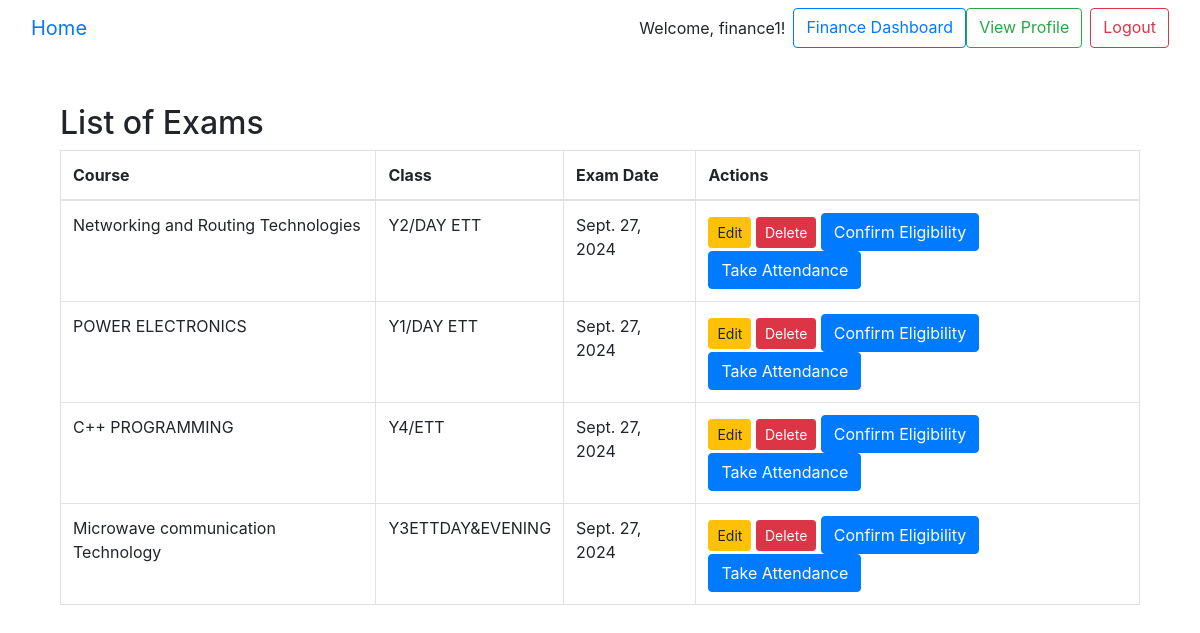
Page /exams/list/ (signed in) on the committed database.
### core/models.py (models this page shows, shortened)
class CustomUser(AbstractUser):
    ROLE_CHOICES = [
        ('admin', 'Admin'),
        ('hod', 'Head of Department'),
        ('lecturer', 'Lecturer'),
        ('finance', 'Finance Employee'),
        ('security', 'Security Employee'),
    ]
    is_hod = models.BooleanField(default=False)
    is_finance_employee = models.BooleanField(default=False)
    is_security_employee = models.BooleanField(default=False)
    is_lecturer = models.BooleanField(default=False)
    role = models.CharField(max_length=20, choices=ROLE_CHOICES)
    photo = models.ImageField(upload_to='user_photos/', blank=True, null=True)

### exams/models.py (models this page shows, shortened)
class Exam(models.Model):
    course = models.ForeignKey(Course, on_delete=models.CASCADE, related_name='exams')
    assigned_class = models.ForeignKey(Class, on_delete=models.CASCADE, related_name='exams')
    date = models.DateField(default=timezone.now)
    start_time = models.TimeField()
    end_time = models.TimeField()
    created_by = models.ForeignKey(CustomUser, on_delete=models.SET_NULL, null=True, related_name='exams_created')
    is_active = models.BooleanField(default=True)  # Flag to indicate if the exam is still active

### courses/models.py (models this page shows, shortened)
class Course(models.Model):
    code = models.CharField(max_length=10, unique=True, default='DEFAULT123')
    name = models.CharField(max_length=255)
    description = models.TextField()
    lecturer = models.ForeignKey(CustomUser, on_delete=models.SET_NULL, null=True, limit_choices_to={'role': 'lecturer'})
    assigned_class = models.ForeignKey(Class, on_delete=models.CASCADE, related_name='courses', null=True)
    created_by = models.ForeignKey(CustomUser, on_delete=models.SET_NULL, null=True, related_name='courses_created')
    created_at = models.DateTimeField(auto_now_add=True)

### classes/models.py (models this page shows, shortened)
class Class(models.Model):
    name = models.CharField(max_length=100, unique=True)
    academic_year = models.ForeignKey(AcademicYear, on_delete=models.CASCADE, related_name='classes')
    lecturers = models.ManyToManyField(User, limit_choices_to={'role': 'lecturer'}, related_name='classes')
    created_at = models.DateTimeField(auto_now_add=True)
    created_by = models.ForeignKey(User, on_delete=models.CASCADE, related_name='created_classes')

### exams/views.py (the view)
# urls.py: path('list/', views.list_exams, name='list_exams'),
@login_required
def list_exams(request):
    if request.user.role == 'hod' or request.user.role == 'finance':
        exams = Exam.objects.all()
        return render(request, 'exams/list_exams.html', {'exams': exams})
    else:
        raise PermissionDenied

### exams/templates/exams/list_exams.html (shortened to what this page needs)
{% extends 'base.html' %}
{% block content %}
<div class="container mt-5">
    <h2>List of Exams</h2>
    {% if exams %}
        <table class="table table-bordered">
            <thead>
                <tr>
                    <th>Course</th>
                    <th>Class</th>
                    <th>Exam Date</th>
                    <th>Actions</th>
                </tr>
            </thead>
            <tbody>
                {% for exam in exams %}
                <tr>
                    <td>{{ exam.course.name }}</td>
                    <td>{{ exam.assigned_class.name }}</td>
                    <td>{{ exam.date }}</td>
                    <td>
                        <a href="{% url 'exams:update_exam' exam.id %}" class="btn btn-warning btn-sm">Edit</a>
                        <a href="{% url 'exams:delete_exam' exam.id %}" class="btn btn-danger btn-sm">Delete</a>
                        <a href="{% url 'exams:confirm_exam_eligibility' exam.id %}" class="btn btn-primary">Confirm Eligibility</a>
                        <a href="{% url 'exams:exam_attendance_check' exam.id %}" class="btn btn-primary">Take Attendance</a>
                    </td>
                </tr>
                {% endfor %}
            </tbody>
        </table>
    {% else %}
        <p>No exams found.</p>
    {% endif %}
</div>
{% endblock %}

### core/templates/base.html (shortened to what this page needs)
<!DOCTYPE html>
<html lang="en">
<head>
    <link href="https://maxcdn.bootstrapcdn.com/bootstrap/4.5.2/css/bootstrap.min.css" rel="stylesheet">
</head>
<body>
    <nav class="navbar navbar-expand-lg bg-body-tertiary">
        <div class="container-fluid">
            <a class="navbar-brand" href="{% url 'core:home' %}">Home</a>
          <form class="d-flex" role="search">
            {% if user.is_authenticated %}
                <span class="navbar-text">Welcome, {{ user.username }}!</span>
                {% if user.is_hod %}
                    <a href="{% url 'dashboard:hod_dashboard' %}" class="btn btn-outline-primary ml-2">HOD Dashboard</a>
                {% elif user.is_lecturer %}
                    <a href="{% url 'dashboard:lecturer_dashboard' %}" class="btn btn-outline-primary ml-2">Lecturer Dashboard</a>
                {% elif user.is_finance_employee %}
                    <a href="{% url 'dashboard:finance_dashboard' %}" class="btn btn-outline-primary ml-2">Finance Dashboard</a>
                {% elif user.is_security_employee %}
                    <a href="{% url 'dashboard:security_dashboard' %}" class="btn btn-outline-primary ml-2">Security Dashboard</a>
                {% endif %}
                <a href="{% url 'core:profile' %}" class="btn btn-outline-success">View Profile</a>
                <a href="{% url 'core:logout' %}" class="btn btn-outline-danger ml-2">Logout</a>
            {% else %}
                <a href="{% url 'core:login' %}" class="btn btn-outline-primary ml-2">Login</a>
            {% endif %}
          </form>
        </div>
    </nav>
    <div class="container mt-4">
        {% block content %}{% endblock %}
    </div>
</body>
</html>

### rows in the picture
CustomUser: username "finance1"
Exam: course.name "Networking and Routing Technologies", assigned_class.name "Y2/DAY ETT", date "Sept. 27, 2024"
Exam: course.name "POWER ELECTRONICS", assigned_class.name "Y1/DAY ETT", date "Sept. 27, 2024"
Exam: course.name "C++ PROGRAMMING", assigned_class.name "Y4/ETT", date "Sept. 27, 2024"
Exam: course.name "Microwave communication Technology", assigned_class.name "Y3ETTDAY&EVENING", date "Sept. 27, 2024"
